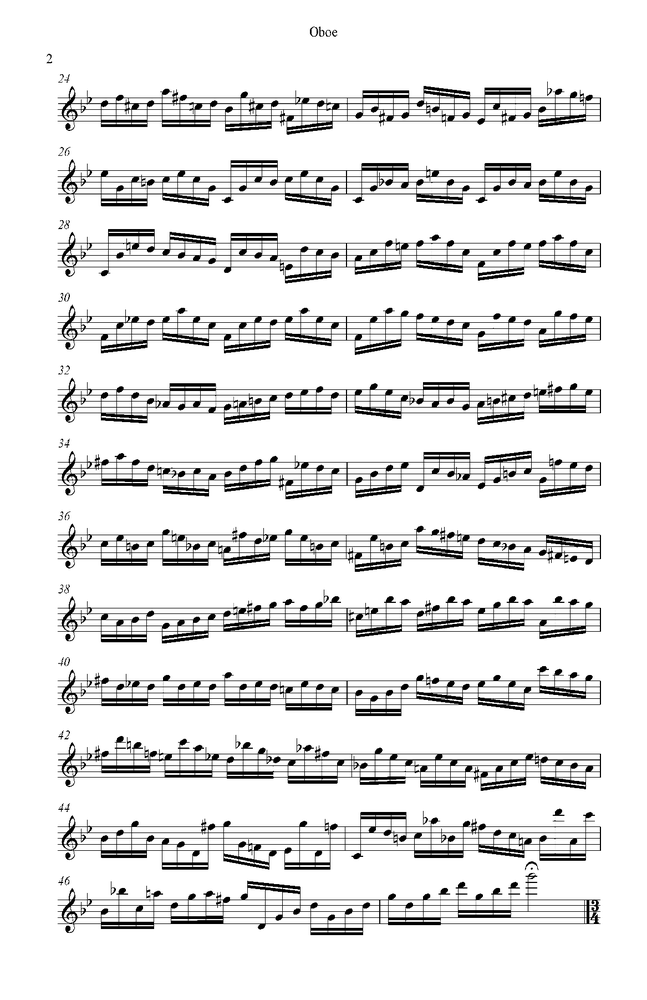
#> input picture cleanwithstaff.png, 647 x 1000 px, shrunk from 1167 x 1803 before the run
$ python staffRemoval.py ../cleanwithstaff.png ../cleanwithstaff.png out.png
#> lines starting #> are read from the running program, lines starting #| are printed output that depends on the picture; after the words box and inside, x2 and y2 are one past the last pixel; in counts of white or black regions, pixels touching at a corner belong together
#> further down, img is the input picture: shape (1000, 647) float32; min 0, max 1, mean 0.897
### im_functions.py
#module with image functions for dealing with 2D doctypes
#reimplentation of certain gamera functions with numpy


import numpy as np
import itertools
import sys
import matplotlib.image as mpimg
import matplotlib.pyplot as plt
import scipy.ndimage as ndimage
import pickle

'''TESTED
************** format_doc(arr) *************************

converts numpy array of floats and zeros
to 1s and 0s with 1s representing black
'''


def format_doc(arr):
	max_val = np.amax(arr)
#> max_val = 1
	arr = arr/max_val #converts to ones and zeros
	arr = arr.astype(bool) #converts to boolean
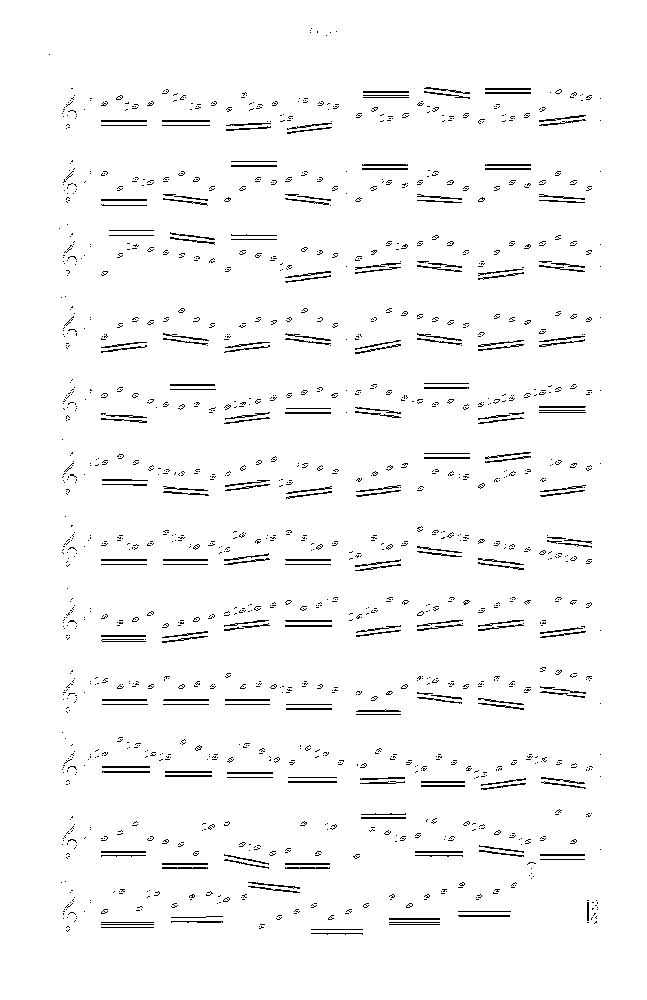
#> arr: shape (1000, 647) bool; 96.9% white; black in thin lines or dots, all inside (x1, y1, x2, y2) = (49, 28, 601, 935)
	arr =(~arr).astype(int) #flip bits and cast to int
	return arr


'''TESTED
********************* runs_of_ones(boolArr) **********************

-returns list, each element is length of a run in bitArr
-bitArr is  1D array/list of 1s and 0s
-adapted from : https://stackoverflow.com/questions/1066758/find-length-of-sequences-of-identical-values-in-a-numpy-array-run-length-encodi

'''
def runs_of_ones(bitArr):
	run_list = []
	for key, run_group  in itertools.groupby(bitArr):
		if key: run_list.append(sum(run_group))
	return run_list

#more robust
def find_runs(arr):
	# make sure all runs of ones are well-bounded
	bounded = np.hstack(([0], arr, [0]))
	# get 1 at run starts and -1 at run ends
	difs = np.diff(bounded)
	run_starts, = np.where(difs > 0)
	run_ends, = np.where(difs < 0)
	runlengths =  run_ends - run_starts
	return runlengths, run_starts

'''TESTED
******** get_runs_histogram(arr, orientation_str, val_to_count) ********

-generates histogram (list) of runs existing in document
-position in list indicates length of run
-value at position indicates number of occurences
	arr = input document as numpy array
	orientation_str = "horizontal", "vertical"
	val_to_count = number (int/float) value of element making up run
'''


def get_run_histogram(arr, orientation_str, val_to_count=1):


#> called with orientation_str = 'vertical', val_to_count = 1
	arr = arr.astype(int)

	if orientation_str == "horizontal":
		histogram = []
		rownum = 0
		while rownum < len(arr):
			row = arr[rownum]
			histogram = histogram + runs_of_ones(row)
			rownum = rownum + 1
		return np.bincount(histogram)


	elif orientation_str == "vertical":
		histogram = []
		colnum = 0
		while colnum < len(arr[1]):
			col = arr[:,colnum]
			histogram = histogram + runs_of_ones(col)
			colnum = colnum +1
#> this loop made 647 passes
#> histogram on passes 50 to 52: [1], [1], [1]
#> after the loop, colnum = 647; histogram = 14841 values, max 19 at index 14702, min 1 at index 0, mean 1.36
		return np.bincount(histogram)

	else:
		raise ValueError("orientation must be 'horizontal or 'vertical'")


'''TESTED
*********** isolate_run(arr, target_val, replace_val, orientation_str) ***

replaces runs longer and shorter than target_val with replace_val
'''
def isolate_run(arr, target_val, replace_val, orientation_str, thresh=0):
	if orientation_str == "horizontal":
		rownum = 0
		while rownum < len(arr):
			row = arr[rownum]
			runlengths, runstarts = find_runs(row)
			#replace non_target rows with replace_val
			i = 0
			while i< len(runlengths):
				print(runlengths[i])
				if not(target_val - thresh <= runlengths[i] <=  target_val + thresh):
					#TODO: optimize replacement! lookup table?
					j = runstarts[i]
					while j<runlengths[i]+runstarts[i]:
						arr[rownum][j] = replace_val
						j = j+1

				i = i+1
			rownum = rownum + 1
		return arr

	elif orientation_str == "vertical":
		colnum = 0
		while colnum < len(arr[0]):
			col = arr[:, colnum]
			runlengths, runstarts = find_runs(col)
			#replace non_target rows with replace_val
			i = 0
			while i< len(runlengths):
				if not(target_val - thresh <= runlengths[i] <=  target_val + thresh):
					#TODO: optimize replacement! lookup table?
					j = runstarts[i]
					while j<runlengths[i]+runstarts[i]:
						arr[j][colnum] = replace_val
						j = j+1

				i = i+1
			colnum = colnum + 1
		return arr
	else:
		raise ValueError("orientation must be 'horizontal' or 'vertical")


'''
finds most frequent element in histogram

Input: 1D histogram array with value as index and frequency of value as value associated with index

Output: (int) most frequent element (index)
'''
# [6 lines left out: function find_histogram_max, not called in this run]


'''TESTED
version of gameraStaffRemoval.py without gamera functions.
input - png file of sheet music (sys.argv[0])
output - file with just staffs and file with music-staffs (filenames
	     specified as sys.argv[1] and sys.argv[2], respectively

TODO: make it safe

'''

# [14 lines left out: function staff_separation, not called in this run]


'''

Adapted from gamera_getCC.py
Gets connected compnents from sheet music file then pickles
Input:
	formatted_img: array formatted with format_doc
	pkl: str of whether or not to pickle return, "yes" or "no"
'''
# [24 lines left out: function get_staff_cc, not called in this run]


'''TESTED
Uses gradient shifts in horizontal staff projection to cacluate staff location
Input: 1D numpy array of staff horizontal projection
Output: sorted list of staff locations
'''

# [20 lines left out: function gradientloc, not called in this run]

'''TESTED
Gives coordinates of degraded horizontal lines  within an image and distances between them

Input:
	staff_arr: array with only staff lines (1 system)
Output:
	locations of staff lines (numpy array)
'''


# [12 lines left out: function get_system_staff_location, not called in this run]


'''TESTED
# replaces areas deleted in staff removal
Input:
    raw_staffs: formatted array of just staffs
    no_staff: formatted array of music with staffs removed
    thickness: thickness of staff line
    pkl: if pickled result of output wanted, 'yes' or 'no'
    pkl_name: name of pickle file with .pkl extension
Output:
    repaired system without stafflines
	cleaned+dilated
'''
# [33 lines left out: function fill_gaps, not called in this run]


'''
#moves lines to specified position
'''


# [29 lines left out: function movelines, not called in this run]

### inactive_src/staffRemoval.py
'''
version of gameraStaffRemoval.py without gamera functions.
input - png file of sheet music (sys.argv[0])
output - file with just staffs and file with music-staffs (filenames
	     specified as sys.argv[1] and sys.argv[2], respectively

TODO: make it safe

'''

import sys
import im_functions #locally implemented version of gamera functions
import matplotlib.image as mpimg
import matplotlib.pyplot as plt
import numpy as np

img = mpimg.imread(sys.argv[1]) #must be png
img = im_functions.format_doc(img)

proj_arr = im_functions.get_run_histogram(img, "vertical")
#> proj_arr = 20 values, max 9484 at index 1, min 0 at index 0, mean 742
most_frequent_occurences = max(proj_arr) # number of occurences
#> most_frequent_occurences = 9484

#value corresponds to height of staff line, may also remove parts of slurs
value = np.where(proj_arr == most_frequent_occurences)[0]
#> value = [1]

img2 = np.copy(img) #isolate_run mutates original
verticalStaffs = im_functions.isolate_run(img2, value, 0, "vertical", thresh=1)
#> the loop in isolate_run, `while colnum < len(arr[0]):` made 647 passes
#> (run_starts in find_runs, run_ends in find_runs, runlengths, runstarts) on passes 50, 60: ([54], [55], [1], [54]), ([228], [229], [1], [228])
#> after the loop in isolate_run, `while colnum < len(arr[0]):`: colnum = 647

plt.imsave(sys.argv[2], verticalStaffs)
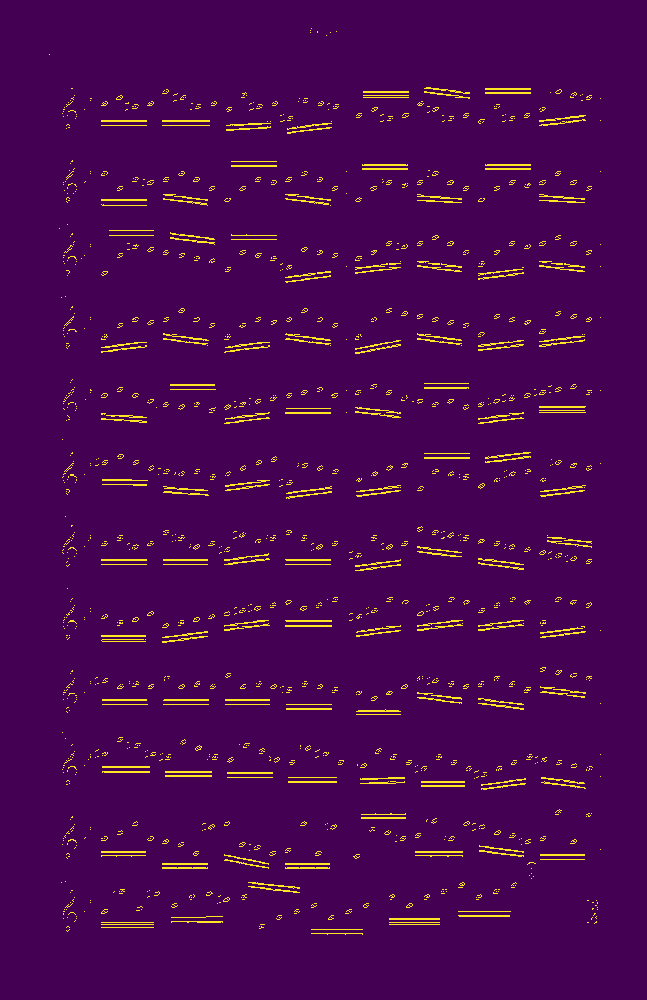
#> saved as cleanwithstaff.png: shape (1000, 647, 3); mean R, G, B 73.8, 8.2, 82.5

no_staff_raw = img - verticalStaffs
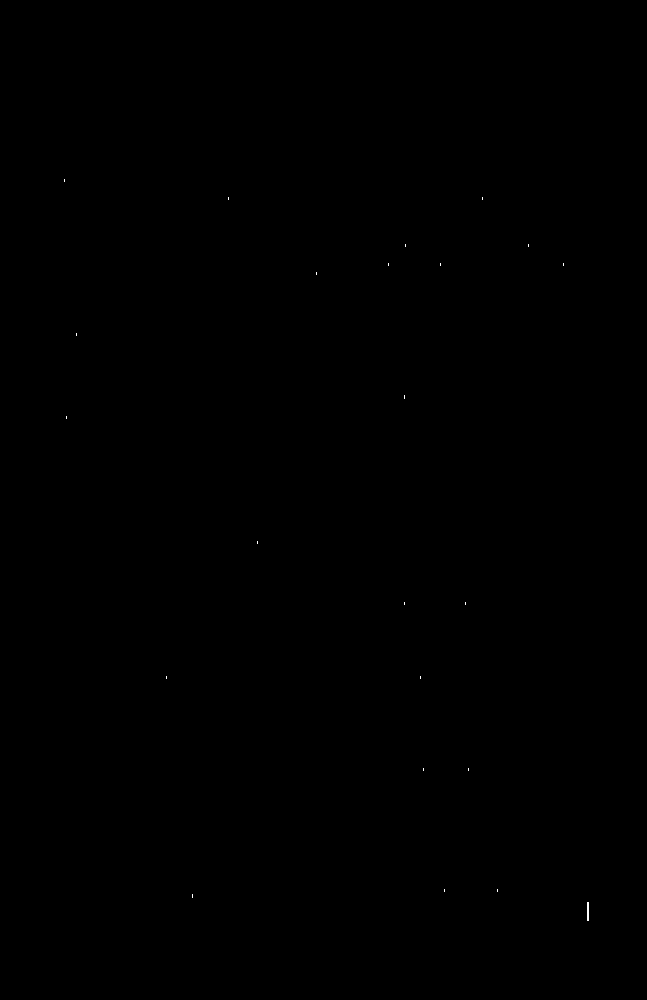
#> no_staff_raw: shape (1000, 647) int64; values 0 (black) and 1 (white), 0.02% white in thin lines or dots, all inside (x1, y1, x2, y2) = (64, 179, 589, 921)

plt.imsave(sys.argv[3], no_staff_raw)
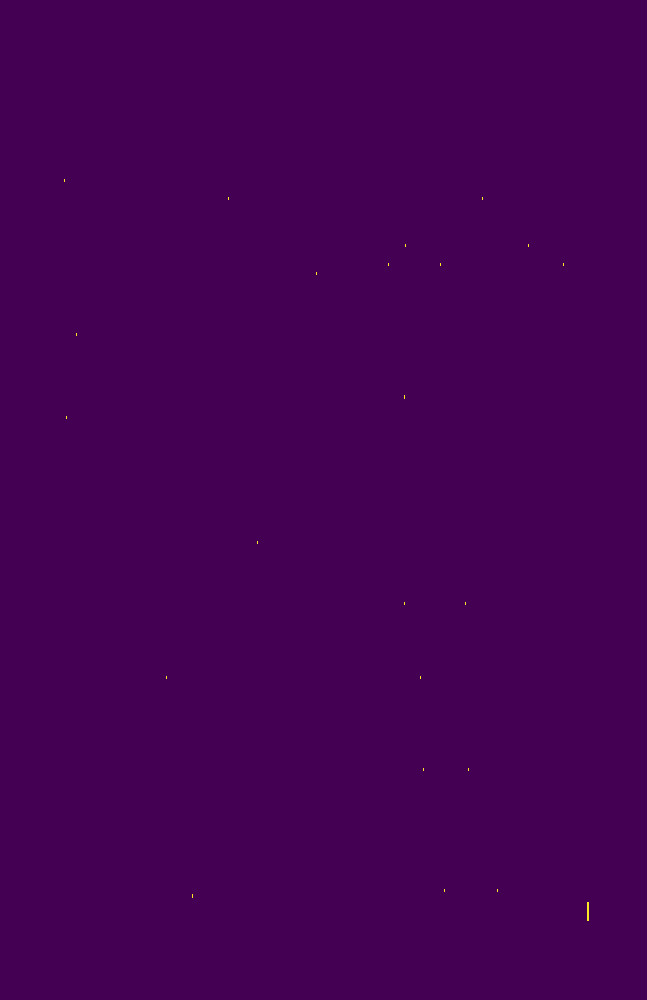
#> saved as out.png: shape (1000, 647, 3); mean R, G, B 68, 1, 84
